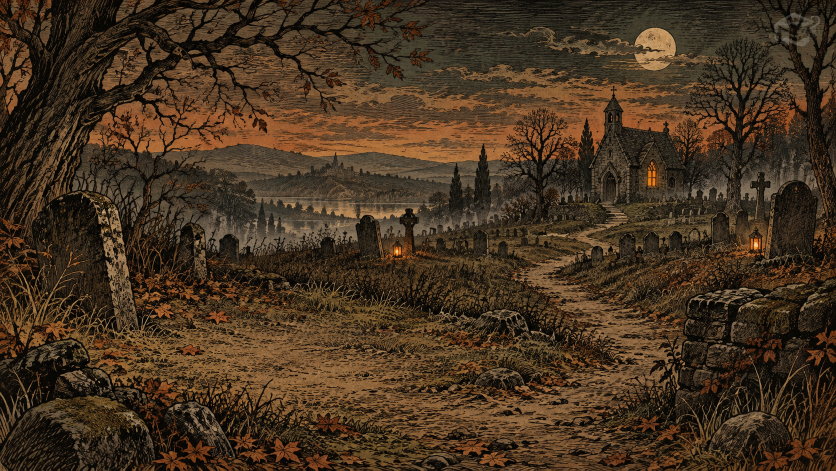
#> input picture docs/halloween-assets/2026-10-09/loop-prototype/assets/background.png, 1672 x 941 px (shown at 1/2 size)
$ python atmosphere.py
#> lines starting #> are read from the running program, lines starting #| are printed output that depends on the picture
### docs/halloween-assets/2026-10-09/loop-prototype/render.py
#!/usr/bin/env python3
"""Render Lanterns Beyond the Grave as a seamless, layered illustration loop."""
import argparse
import json
import math
from pathlib import Path
import subprocess
import time

import cv2
import numpy as np
from PIL import Image, ImageOps

ROOT = Path(__file__).resolve().parent


def smoothstep(lo, hi, value):
    x = np.clip((value - lo) / (hi - lo), 0, 1)
    return x * x * (3 - 2 * x)


def load_sprite(path, height):
    with Image.open(path) as image:
        image = image.convert('RGBA')
        if image.getchannel('A').getextrema()[0] == 255:
            raise ValueError(f'{path.name} requires a transparent background')
        size = (round(image.width * height / image.height), height)
        image = image.resize(size, Image.Resampling.LANCZOS)
        rgba = np.asarray(image, np.float32) / 255
    rgba[:, :, :3] *= rgba[:, :, 3:4]
    return rgba


def over(frame, sprite, left, top):
    left, top = round(left), round(top)
    h, w = sprite.shape[:2]
    x0, y0 = max(0, left), max(0, top)
    x1, y1 = min(frame.shape[1], left + w), min(frame.shape[0], top + h)
    if x0 >= x1 or y0 >= y1:
        return
    part = sprite[y0 - top:y1 - top, x0 - left:x1 - left]
    region = frame[y0:y1, x0:x1]
    region *= 1 - part[:, :, 3:4]
    region += part[:, :, :3]


class IllustrationLoop:
    duration = 24
    fps = 24

    def __init__(self, width=1920):
        self.width, self.height = width, width * 9 // 16
        self.scale = width / 1920
        self.s = self.scale
        with Image.open(ROOT / 'assets/background.png') as image:
            image = ImageOps.fit(image.convert('RGB'), (self.width, self.height), method=Image.Resampling.LANCZOS)
            self.base = np.asarray(image, np.float32) / 255
        self.keeper = load_sprite(ROOT / 'assets/keeper.png', round(610 * self.s))
        self.kh, self.kw = self.keeper.shape[:2]
        self.left, self.top = round(460 * self.s), round(365 * self.s)
        yy, xx = np.mgrid[:self.kh, :self.kw].astype(np.float32)
        self.kx, self.ky = xx, yy
        yn = yy / self.kh
        self.head_mask = 1 - smoothstep(0.365, 0.465, yn)
        self.breath_mask = (1 - smoothstep(0.55, 0.75, yn)) * smoothstep(0.0, 0.15, yn)
        self.neck = (0.51 * self.kw, 0.425 * self.kh)
        self.eye_patches = []
        for x, y, rx, ry in [(564/1145, 413/1374, 17/1145, 20/1374), (700/1145, 357/1374, 15/1145, 20/1374)]:
            cx, cy = round(x*self.kw), round(y*self.kh)
            dx, dy = max(3,round(rx*self.kw)), max(4,round(ry*self.kh))
            x0, x1, y0, y1 = cx-dx, cx+dx+1, cy-dy, cy+dy+1
            patch = self.keeper[y0:y1,x0:x1].copy()
            skin = self.keeper[y0-2*dy-2:y1-2*dy-2,x0:x1].copy()
            ey, ex = np.mgrid[-dy:dy+1,-dx:dx+1].astype(np.float32)
            mask = (1-smoothstep(0.65,1.0,(ex/(dx+0.1))**2+(ey/(dy+0.1))**2))[...,None]
            closed = patch*(1-mask)+skin*mask
            cv2.line(closed,(max(0,dx-3),dy),(min(2*dx,dx+3),dy),(.09,.085,.07,1),1,cv2.LINE_AA)
            self.eye_patches.append((x0,x1,y0,y1,closed))
        self.lantern = load_sprite(ROOT / 'assets/lantern.png', round(186*self.s))
        self.lh,self.lw = self.lantern.shape[:2]
        self.lp = (516/1024*self.lw,76/1536*self.lh)
        self.hand = (self.left+1008/1145*self.kw,self.top+620/1374*self.kh)
        ly,lx=np.mgrid[:self.lh,:self.lw].astype(np.float32)
        self.flame_mask=np.exp(-(((lx/self.lw-.5)/.17)**2+((ly/self.lh-.65)/.14)**2))[...,None]
        self.fog_y0,self.fog_y1=round(300*self.s),round(665*self.s)
        fh=self.fog_y1-self.fog_y0
        gy,gx=np.mgrid[:fh,:self.width].astype(np.float32)
        self.fog_mask=np.exp(-((gy/fh-.58)/.34)**2)
        rng=np.random.default_rng(12036)
        fields=[]
        for i in range(3):
            noise=rng.normal(size=(90,320))
            fy=np.fft.fftfreq(90)[:,None]
            fx=np.fft.fftfreq(320)[None,:]
            field=np.fft.ifft2(np.fft.fft2(noise)*np.exp(-((fx/.028)**2+(fy/.055)**2))).real
            field=(field-field.min())/(np.ptp(field)+1e-9)
            fields.append(cv2.resize(field.astype(np.float32),(self.width,fh)))
        self.fog_fields=fields
        y,x=np.mgrid[:self.height,:self.width].astype(np.float32)
        self.shadow=np.exp(-(((x-715*self.s)/(220*self.s))**2+((y-973*self.s)/(20*self.s))**2))*.25
        self.ground_glow=np.exp(-(((x-910*self.s)/(150*self.s))**2+((y-832*self.s)/(100*self.s))**2))
        self.small_lights=[]
        for cx,cy,r in [(.475,.532,.024),(.904,.518,.023),(.78,.371,.032)]:
            mask=np.exp(-(((x/self.width-cx)*16/9)**2+(y/self.height-cy)**2)/(2*r*r))[...,None]
            self.small_lights.append(mask)

    def state(self, seconds):
        p=2*math.pi*(seconds % self.duration)/self.duration
        return dict(phase=p,head=.027*math.sin(p),breath=math.sin(4*p),
                    swing=4.8*math.sin(4*p+.35),
                    flame=.11*(.65*math.sin(23*p)+.35*math.sin(37*p+.4)))

    def background_frame(self, p, flame):
        frame=self.base.copy()
        fog=sum(field*(.28+.12*math.sin((i+1)*p+i)) for i,field in enumerate(self.fog_fields))
        fog=np.clip(fog*self.fog_mask*.12,0,.1)[...,None]
        region=frame[self.fog_y0:self.fog_y1]
        region*=1-fog
        region+=fog*np.array([.56,.55,.47],np.float32)
        for i,mask in enumerate(self.small_lights):
            frame*=1+mask*(.045*math.sin((11+i*2)*p+i))
        frame*=1-self.shadow[...,None]
        frame+=self.ground_glow[...,None]*np.array([.035,.019,.004],np.float32)*(1+flame)
        return frame

    def frame(self, seconds):
        st=self.state(seconds)
        p=st['phase']
        frame=self.background_frame(p,st['flame'])
        character=self.keeper
        blink=0.
        for center in (7.2,18.7):
            d=abs((seconds-center+self.duration/2)%self.duration-self.duration/2)
            if d<.18:
                blink=max(blink,.5+.5*math.cos(math.pi*d/.18))
        if blink:
            character=character.copy()
            for x0,x1,y0,y1,closed in self.eye_patches:
                character[y0:y1,x0:x1]=character[y0:y1,x0:x1]*(1-blink)+closed*blink
        nx,ny=self.neck
        co,si=math.cos(st['head']),math.sin(st['head'])
        rx=co*(self.kx-nx)+si*(self.ky-ny)+nx
        ry=-si*(self.kx-nx)+co*(self.ky-ny)+ny
        mx=self.kx+(rx-self.kx)*self.head_mask+.65*self.s*st['breath']*self.breath_mask
        my=self.ky+(ry-self.ky)*self.head_mask+2.0*self.s*st['breath']*self.breath_mask
        character=cv2.remap(character,mx.astype(np.float32),my.astype(np.float32),cv2.INTER_LINEAR,borderMode=cv2.BORDER_CONSTANT)
        # The lantern sits behind the keeper's fingertips at a fixed hand attachment.
        lantern=self.lantern.copy()
        lantern[:,:,:3]*=1+self.flame_mask*st['flame']
        matrix=cv2.getRotationMatrix2D(self.lp,st['swing'],1)
        lantern=cv2.warpAffine(lantern,matrix,(self.lw,self.lh),flags=cv2.INTER_LINEAR,borderMode=cv2.BORDER_CONSTANT)
        hand_x=self.hand[0]-.65*self.s*st['breath']
        hand_y=self.hand[1]-2.0*self.s*st['breath']
        over(frame,lantern,hand_x-self.lp[0],hand_y-self.lp[1])
        over(frame,character,self.left,self.top)
        return np.rint(np.clip(frame,0,1)*255).astype(np.uint8)


# [44 lines left out: function main, not called in this run]


# [2 lines that do not run on import are left out]

### docs/halloween-assets/2026-10-09/loop-prototype/atmosphere.py
#!/usr/bin/env python3
"""Animate low drifting mist, cloud wisps, and autumn leaves behind the keeper."""
import argparse
import json
import math
from pathlib import Path
import subprocess
import time

import cv2
import numpy as np
from PIL import Image

from render import IllustrationLoop, over, smoothstep

ROOT=Path(__file__).resolve().parent


def wisp(width,height,color,opacity,seed):
    rng=np.random.default_rng(seed)
    y,x=np.mgrid[:height,:width].astype(np.float32)
    u=x/max(1,width-1)
    center=height*(.50+.085*np.sin(2*math.pi*u+rng.uniform(0,6))+.055*np.sin(6*math.pi*u))
    vertical=np.exp(-((y-center)/(height*.21))**2)
    edges=np.sin(math.pi*u)**2
    strokes=.88+.12*np.sin(y*.32+x*.009+seed)
    alpha=(vertical*edges*strokes*opacity).astype(np.float32)
    out=np.empty((height,width,4),np.float32)
    out[:,:,:3]=np.array(color,np.float32)*alpha[:,:,None]
    out[:,:,3]=alpha
    return out


def leaf_sprite(scale,seed):
    rng=np.random.default_rng(seed)
    size=max(12,round(26*scale))
    im=np.zeros((size,size,4),np.float32)
    pts=np.array([[.13,.53],[.26,.29],[.37,.32],[.45,.14],[.60,.29],
                  [.76,.25],[.71,.44],[.89,.51],[.73,.62],[.77,.79],
                  [.57,.71],[.48,.88],[.39,.71],[.24,.74],[.28,.60]])
    pts=np.rint(pts*size).astype(np.int32)
    rust=(.45+rng.uniform(0,.12),.27+rng.uniform(0,.07),.14,1.)
    cv2.fillPoly(im,[pts],rust,lineType=cv2.LINE_AA)
    cv2.polylines(im,[pts],True,(.10,.105,.085,1.),1,cv2.LINE_AA)
    cv2.line(im,(round(size*.23),round(size*.78)),(round(size*.72),round(size*.34)),(.12,.12,.09,1.),1,cv2.LINE_AA)
    im[:,:,:3]*=im[:,:,3:4]
    return im


class AtmosphereLoop(IllustrationLoop):
    def __init__(self,width=1920):
        super().__init__(width)
        self.wisps=[]
        # Every wisp fades to zero before wrapping to its next drifting pass.
        configs=[
            (.35,.15,.70,.15,.42,.18,1,'cloud'),
            (.66,.23,.55,.13,.34,.67,1,'cloud'),
            (.30,.47,.70,.12,.25,.07,1,'mist'),
            (.61,.54,.58,.10,.23,.43,1,'mist'),
            (.76,.61,.57,.13,.27,.81,1,'mist'),
            (.35,.72,.72,.15,.32,.30,1,'mist'),
            (.67,.77,.58,.12,.27,.64,1,'mist'),
        ]
        for i,(cx,cy,ww,hh,travel,offset,cycles,kind) in enumerate(configs):
            sprite=wisp(round(self.width*ww),round(self.height*hh),
                        (.49,.48,.42) if kind=='cloud' else (.66,.64,.54),
                        .19 if kind=='cloud' else .23,seed=700+i)
            self.wisps.append((sprite,cx,cy,travel,offset,cycles,kind))
        luma=self.base.mean(axis=2)
        # Cloud coloration sits beneath dark ink strokes and tree silhouettes.
        self.sky_visibility=smoothstep(.08,.24,luma)
        yy,xx=np.mgrid[:self.height,:self.width].astype(np.float32)
        self.moon_mask=np.exp(-(((xx/self.width-.786)*16/9)**2+(yy/self.height-.104)**2)/(2*.035**2))
        rng=np.random.default_rng(101024)
        self.leaves=[]
        for i in range(8):
            self.leaves.append(dict(sprite=leaf_sprite(self.s*rng.uniform(.75,1.15),900+i),
                                    x=float(rng.uniform(.20,.93)),offset=float(rng.uniform(0,1)),
                                    cycles=int(rng.choice([2,3])),angle=float(rng.uniform(-150,150)),
                                    drift=float(rng.uniform(.035,.075))))

    def background_frame(self,p,flame):
        frame=super().background_frame(p,flame)
        phase=p/(2*math.pi)
        for sprite,cx,cy,travel,offset,cycles,kind in self.wisps:
            age=(phase*cycles+offset)%1
            fade=math.sin(math.pi*age)**2
            x=(cx+travel*(age-.5))*self.width-sprite.shape[1]/2
            y=cy*self.height-sprite.shape[0]/2+5*self.s*math.sin(2*math.pi*age)
            if kind=='cloud':
                self.cloud_over(frame,sprite*fade,x,y)
            else:
                over(frame,sprite*fade,x,y)
        # A passing cloud changes the moon's brightness gently, without a glow effect.
        frame*=1-self.moon_mask[:,:,None]*(.045*(.5+.5*math.sin(p+.9)))
        for leaf in self.leaves:
            age=(phase*leaf['cycles']+leaf['offset'])%1
            fade=math.sin(math.pi*age)**2*.84
            x=(leaf['x']+leaf['drift']*math.sin(2*math.pi*age+leaf['angle']))*self.width
            y=(.16+.72*age)*self.height
            sprite=leaf['sprite']
            h,w=sprite.shape[:2]
            angle=leaf['angle']+55*math.sin(4*math.pi*age)
            matrix=cv2.getRotationMatrix2D((w/2,h/2),angle,1)
            rotated=cv2.warpAffine(sprite,matrix,(w,h),flags=cv2.INTER_LINEAR,borderMode=cv2.BORDER_CONSTANT)
            over(frame,rotated*fade,x-w/2,y-h/2)
        return frame

    def cloud_over(self,frame,sprite,left,top):
        left,top=round(left),round(top)
        h,w=sprite.shape[:2]
        x0,y0=max(0,left),max(0,top)
        x1,y1=min(self.width,left+w),min(self.height,top+h)
        if x1<=x0 or y1<=y0:
            return
        part=sprite[y0-top:y1-top,x0-left:x1-left]
        visibility=self.sky_visibility[y0:y1,x0:x1,None]
        region=frame[y0:y1,x0:x1]
        region*=1-part[:,:,3:4]*visibility
        region+=part[:,:,:3]*visibility


def main():
    parser=argparse.ArgumentParser(description=__doc__)
    parser.add_argument('--width',type=int,default=1920)
    parser.add_argument('--out',type=Path,default=ROOT/'lanterns-beyond-the-grave-1080p.mp4')
    parser.add_argument('--poster-only',action='store_true')
    args=parser.parse_args()
    if args.width<=0 or args.width%32:
        parser.error('Width must be a positive multiple of 32')
    cv2.setNumThreads(2)
    loop=AtmosphereLoop(args.width)
#> in __init__, image is the input picture: PIL image 1672x941 RGB; mean R, G, B 70.5, 51.5, 32.2
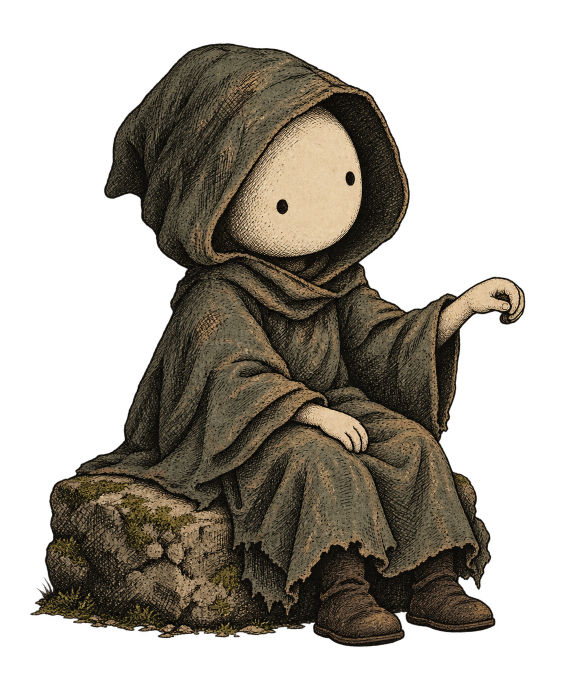
#> input picture docs/halloween-assets/2026-10-09/loop-prototype/assets/keeper.png, 1145 x 1374 px (shown at 1/2 size)
#> in load_sprite, image is the input picture: PIL image 1145x1374 RGBA; mean R, G, B, A 38.8, 33.8, 25.2, 118.1
#> after the loop in __init__, `for x, y, rx, ry in [(564/1145, 413/1374, 17/1145, 20/1374), (700/1145..`: self.eye_patches = 2 items
#> call 2 of load_sprite, with height = 186
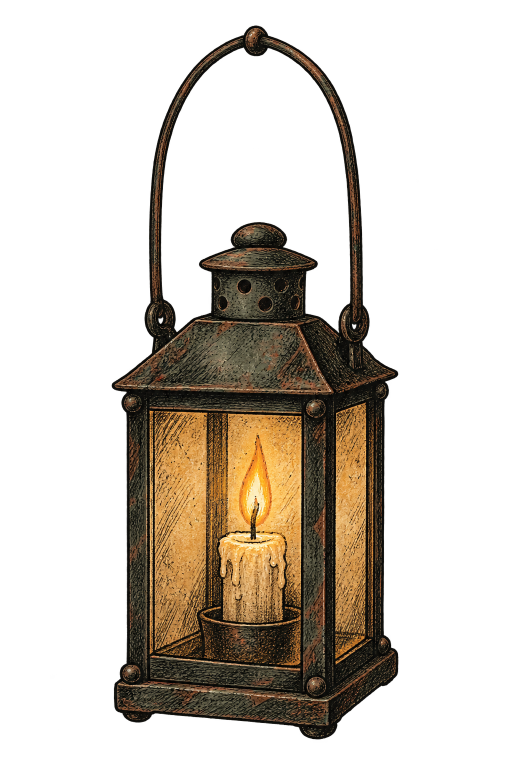
#> input picture docs/halloween-assets/2026-10-09/loop-prototype/assets/lantern.png, 1024 x 1536 px (shown at 1/2 size)
#> in load_sprite, image is the input picture: PIL image 1024x1536 RGBA; mean R, G, B, A 39.2, 29.8, 18, 76.5
#> after the loop in __init__, `for i in range(3):`:
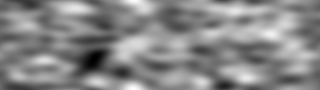
#> field: shape (90, 320) float64; min 0, max 1, mean 0.531
#> after the loop in __init__, `for i in range(3):`:
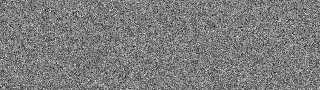
#> noise: shape (90, 320) float64; min -4, max 4.14, mean -0.00699; drawn with min black and max white
#> after the loop in __init__, `for i in range(3):`: fields = 3 items
#> the loop in __init__, `for i,(cx,cy,ww,hh,travel,offset,cycles,kind) in enumerate(configs):` made 7 passes
#> pass 1, in wisp, `center=height*(.50+.085*np.sin(2*math.pi*u+rng.uniform(0,6))+.055*np.s..`:
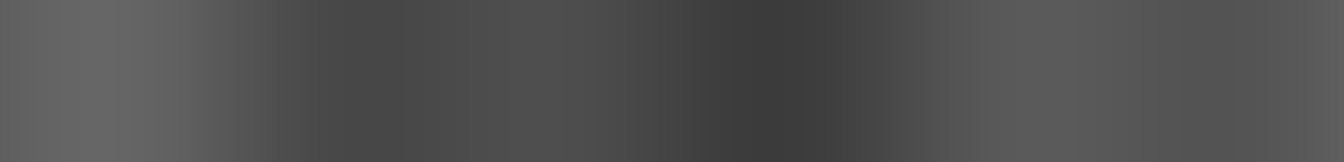
#> center: shape (162, 1344) float32; min 59.73, max 102.3, mean 81
#> after the loop in __init__, `for i,(cx,cy,ww,hh,travel,offset,cycles,kind) in enumerate(configs):`: self.wisps = 7 items
#> in smoothstep (call 6), `x = np.clip((value - lo) / (hi - lo), 0, 1)`:
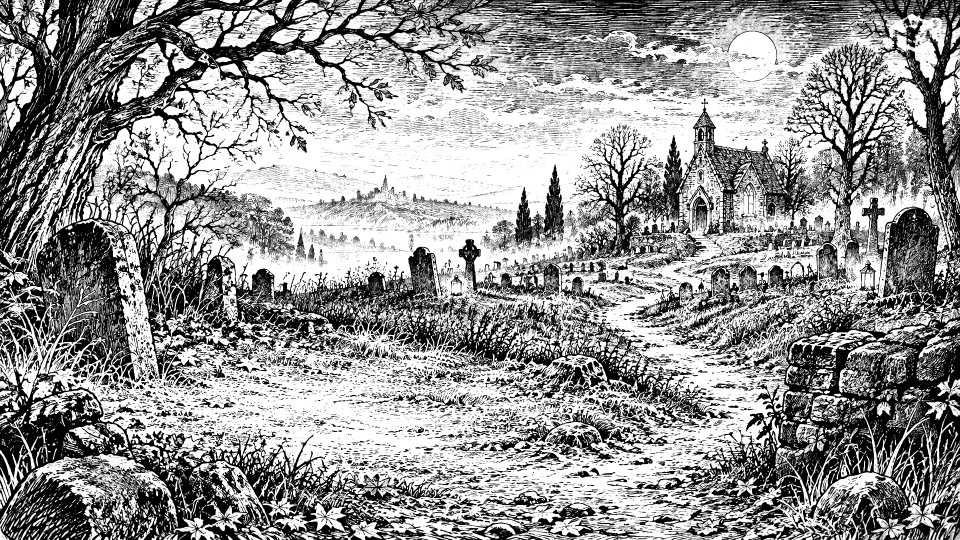
#> x: shape (1080, 1920) float32 (shown at 1/2 size); min 0, max 1, mean 0.582
#> after the loop in __init__, `for i in range(8):`: self.leaves = 8 items
    first=loop.frame(0)
#> the loop in background_frame, `for i,mask in enumerate(self.small_lights):` made 3 passes
#> the loop in background_frame, `for sprite,cx,cy,travel,offset,cycles,kind in self.wisps:` made 7 passes
#> (cx, cy, travel, offset, kind, age, fade, x) on passes 1 to 7: (0.35, 0.15, 0.42, 0.18, 'cloud', 0.18, 0.287, -258), (0.66, 0.23, 0.34, 0.67, 'cloud', 0.67, 0.741, 850.2), (0.3, 0.47, 0.25, 0.07, 'mist', 0.07, 0.0476, -302.4), (0.61, 0.54, 0.23, 0.43, 'mist', 0.43, 0.952, 583.3), (0.76, 0.61, 0.27, 0.81, 'mist', 0.81, 0.316, 1072.9), (0.35, 0.72, 0.32, 0.3, 'mist', 0.3, 0.655, -141.9), (0.67, 0.77, 0.27, 0.64, 'mist', 0.64, 0.819, 802)
#> pass 1, in cloud_over, `region=frame[y0:y1,x0:x1]`:
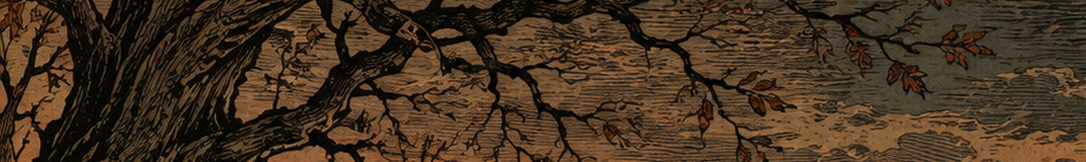
#> region: shape (162, 1086, 3) float32; mean R, G, B 0.274, 0.201, 0.129
#> the loop in background_frame, `for leaf in self.leaves:` made 8 passes
#> (age, fade, x, y, angle) on passes 1 to 7: (0.659, 0.647, 1559.2, 685.3, -34.35), (0.0698, 0.0398, 371.7, 227.1, -66.27), (0.208, 0.312, 1498.8, 334.9, 139.9), (0.151, 0.175, 1589.6, 290, -70.61), (0.542, 0.825, 1259.6, 594.4, 27.24), (0.159, 0.194, 1388.6, 296.7, -50.53), (0.806, 0.275, 1100.6, 799.7, 80.83)
#> in frame, `matrix=cv2.getRotationMatrix2D(self.lp,st['swing'],1)`: matrix = [[1, 0.0287, -0.239], [-0.0287, 1, 1.8]]
    Image.fromarray(first).save(ROOT/'drawing.png')
    if args.poster_only:
        return
    for point in (0,.125,7.2,18.7):
        if not np.array_equal(loop.frame(point),loop.frame(point+loop.duration)):
            raise RuntimeError(f'Loop continuity failed at {point}')
#> this loop made 4 passes
    frames=loop.duration*loop.fps
    args.out.parent.mkdir(parents=True,exist_ok=True)
#> (the run stopped early here; a loop or call above may not have finished)
